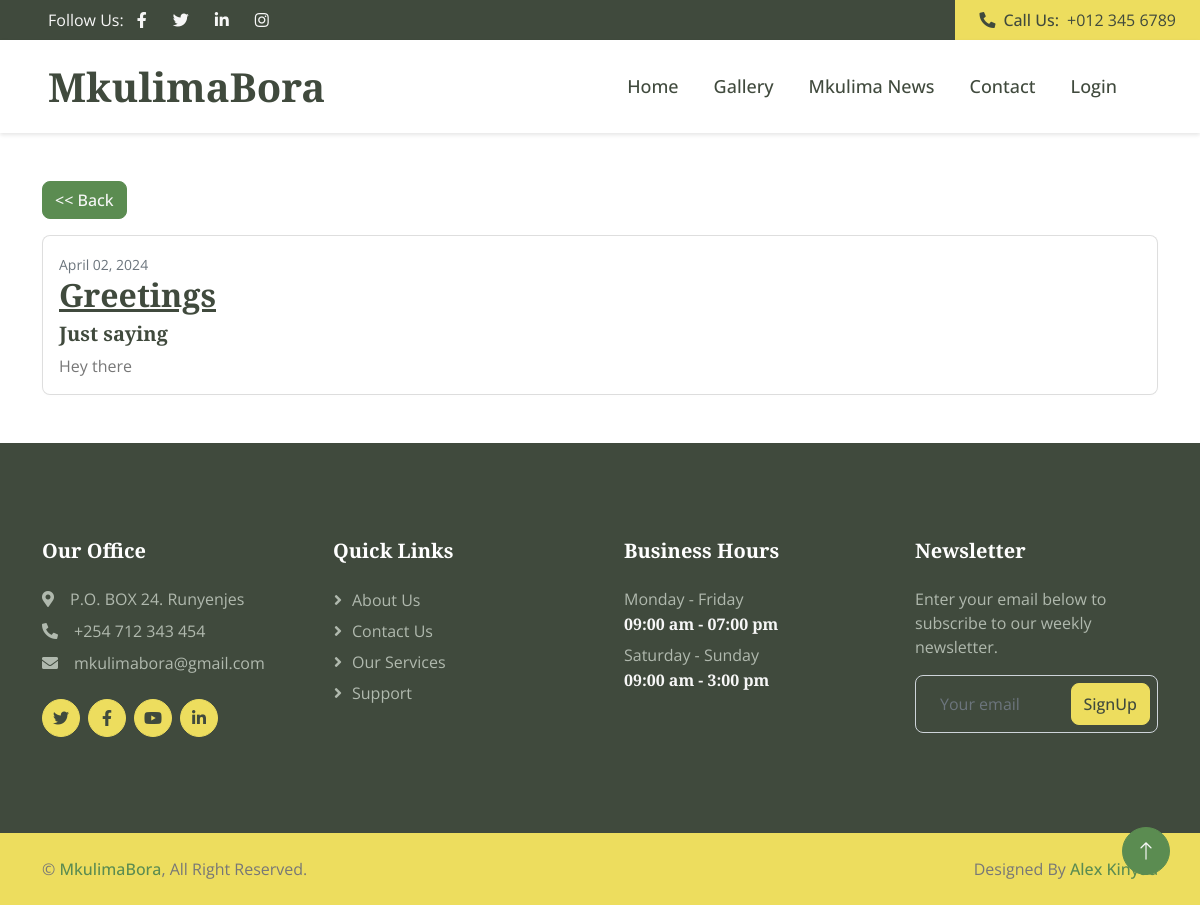
The app's page /post/4/ with its own data.
### news/models.py (models this page shows, shortened)
class Post(models.Model):
    title = models.CharField(max_length=100)
    subtitle = models.CharField(max_length=200, default="", blank=True)
    content = models.TextField()
    date_posted = models.DateTimeField(default=timezone.now)

### news/views.py (the view)
# urls.py: path('post/<int:post_id>/', views.view_post, name='view_post'),
def view_post(request, post_id):
    post = get_object_or_404(Post, pk=post_id)
    return render(request, 'news/post_detail.html', {'post': post})

### news/templates/news/post_detail.html
{% extends "website/base.html" %}
{% block content %}
<div class="container mt-5 wow fadeInUp">
    <a href="{% url 'news' %}" class="btn btn-primary mb-3"><< Back</a>
    <div class="card mb-4">
        <div class="card-body">
            <div class="article-metadata">
                <small class="text-muted">{{ post.date_posted | date:"F d, Y" }}</small>
            </div>
            <h2 class="card-title"><u>{{ post.title }}</u></h2>
            <h5>{{ post.subtitle }}</h5>
            <p class="card-text">{{ post.content }}</p>
        </div>
    </div>
</div>
{% endblock %}

### website/static/css/style.css (style rules this page uses)
:root { --primary: #5B8C51; --secondary: #EDDD5E; --light: #F7F7F7; --dark: #404A3D; }
.btn { transition: .5s; font-weight: 500; }
.btn-primary, .btn-outline-primary:hover { color: var(--light); }

### website/static/css/account.css (style rules this page uses)
.card { background-clip: padding-box; box-shadow: 0 1px 4px rgba(24,28,33,0.012); }

### records on screen
Post: date_posted "April 02, 2024", title "Greetings", subtitle "Just saying", content "Hey there"
